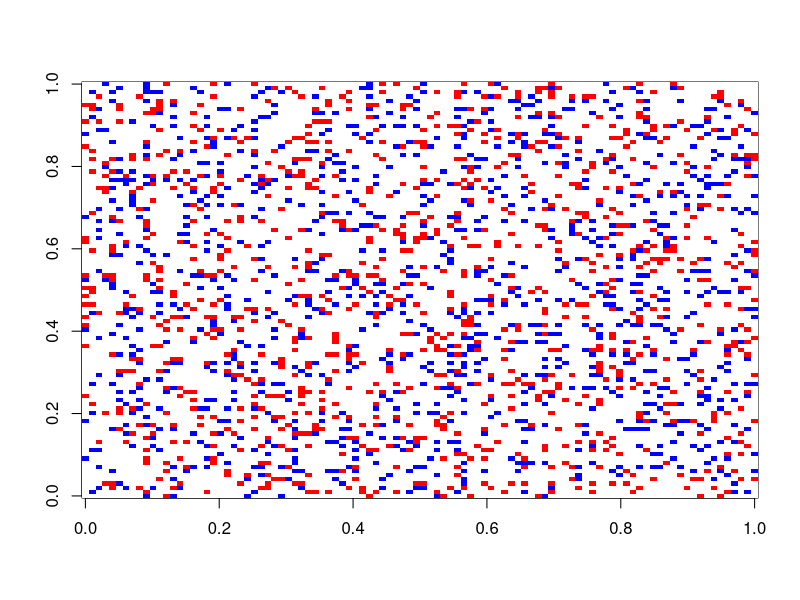
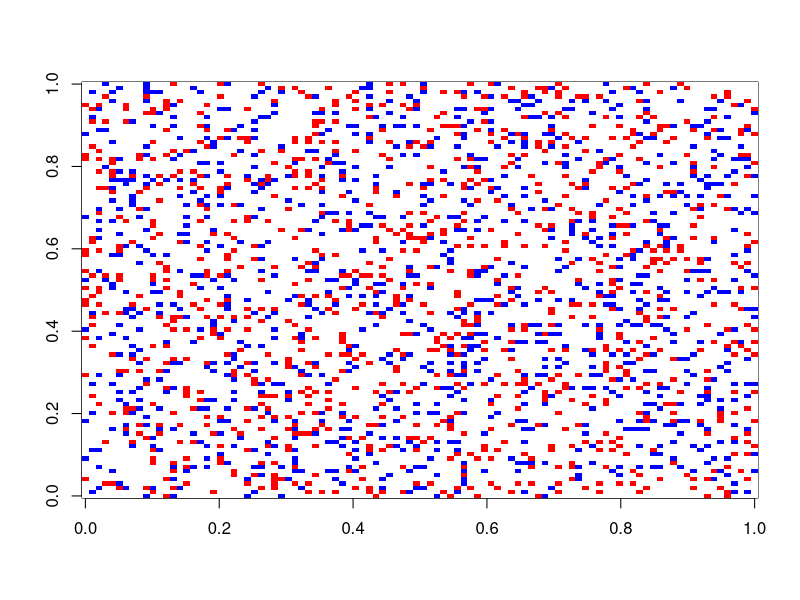
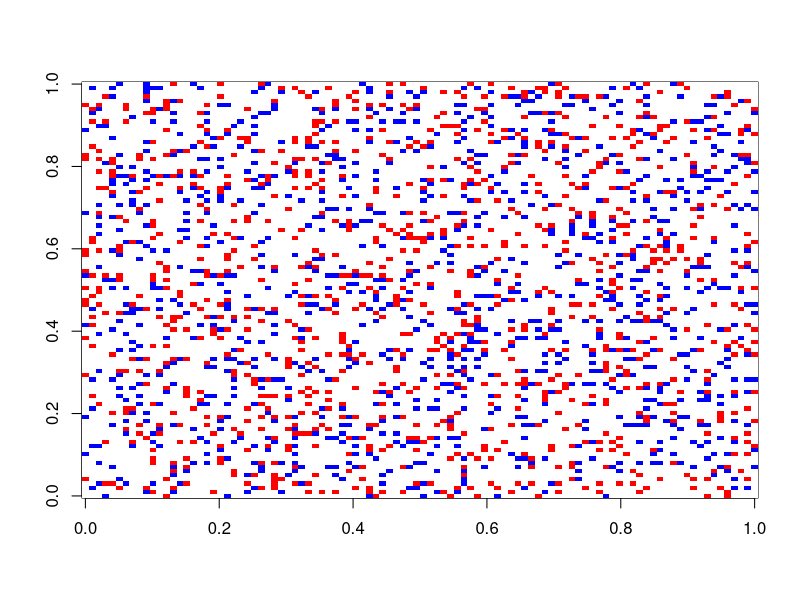
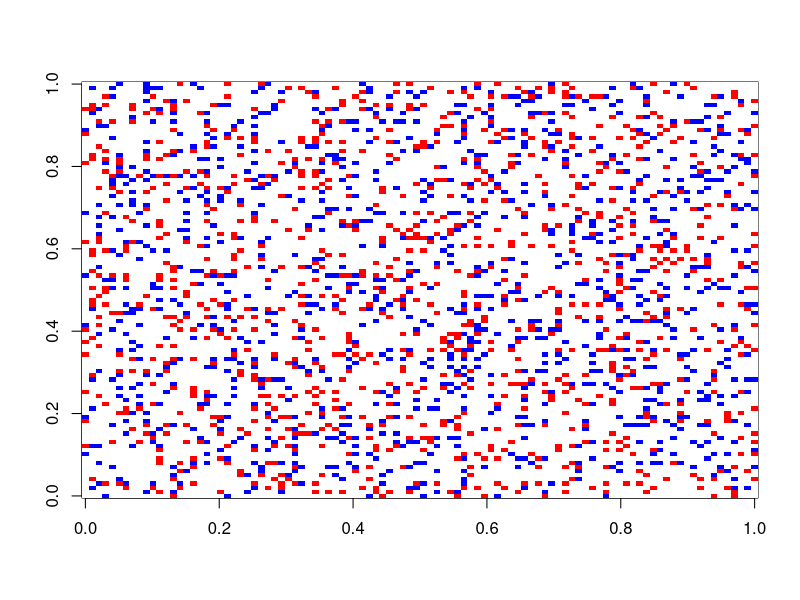
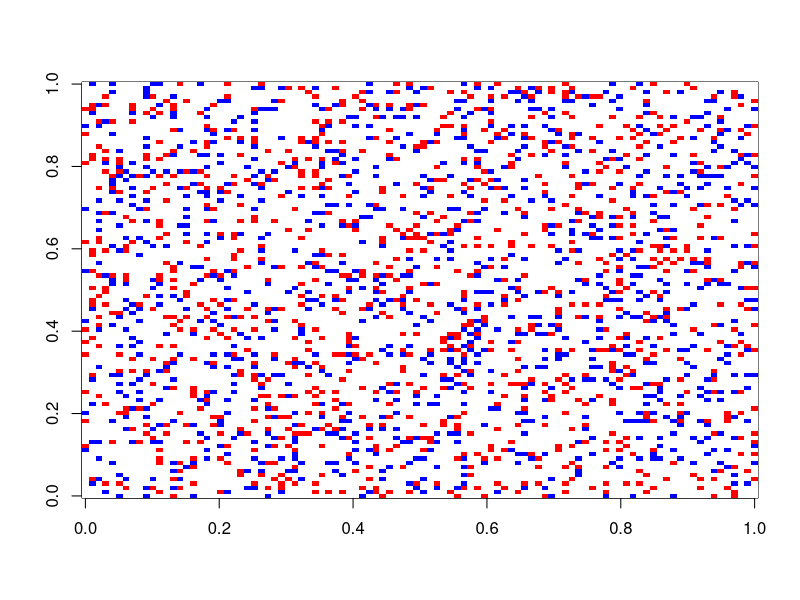
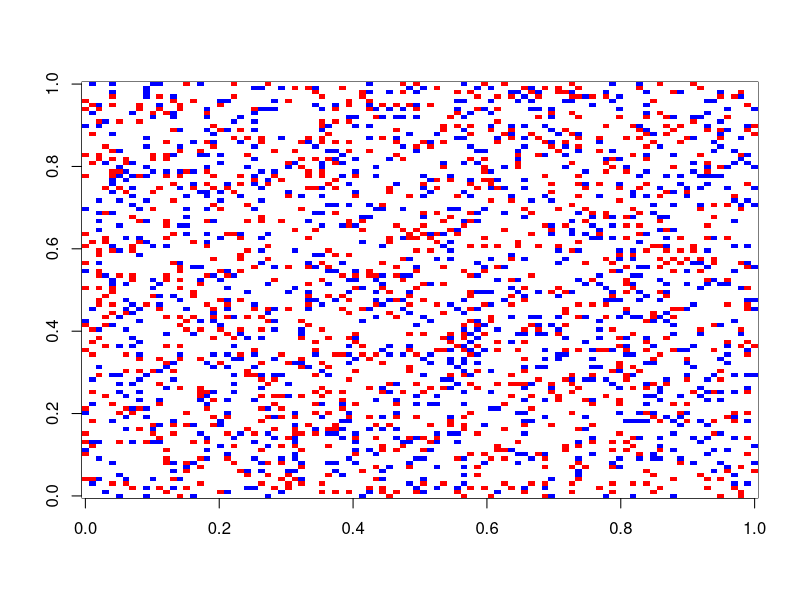
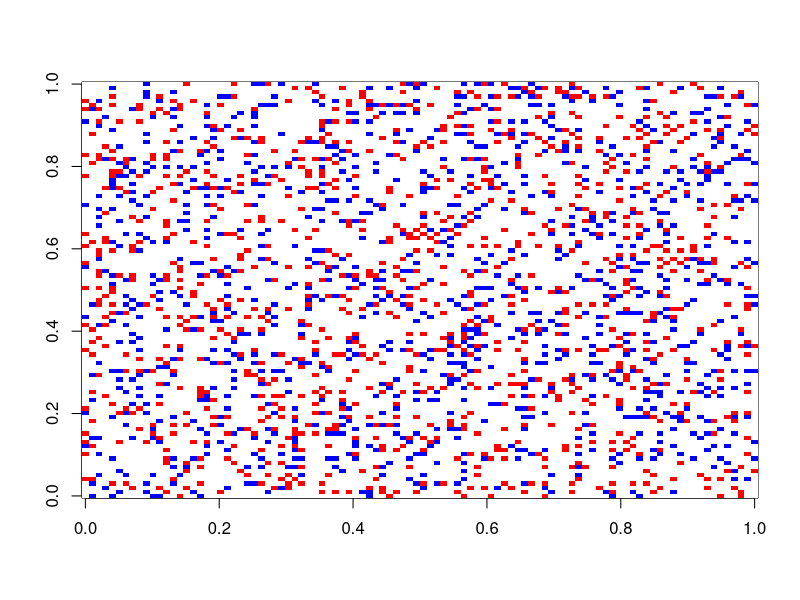
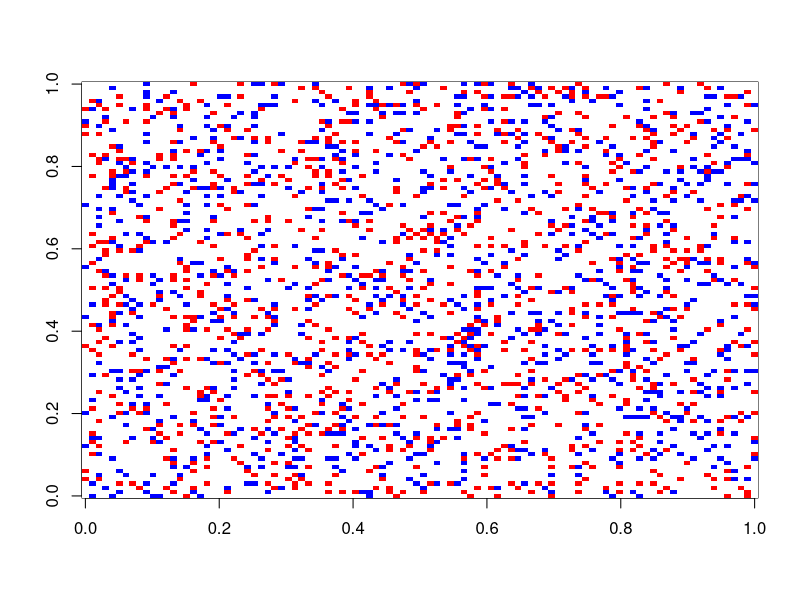

Recreate these plots in R, in order.
# STA135 - HW02 - BML traffic model
# 20130125 - Hugh Crockford

# build area and populate

map = function(p,pc,r,c){
	n = p * r * c
	nred = n*pc
	nblue 	= n * (1 - pc)
	dimcar 	= c(r,c,p,n,pc,nred,nblue,0)
	nom=c("rows","column","pc_covered","n_cars","pc_red","n_red","n_blue","velocity")
	names(dimcar) = nom	
	all = data.frame(x=rep(1:r,each = c),y=1:c)
	pos = all[sample(1:(r*c),n),]
	pos$col = c(rep(1,nred),rep(2,nblue))
	cars = list("dim" = dimcar, "pos" = pos)
	class(cars) = "bml"
	return(cars)
}

plot.bml = function(m){
	grid = matrix(0,m$dim["rows"],m$dim["column"])
	grid[ as.matrix(m$pos[m$pos["col"] == 1 ,c("x","y") ])] = 1
	grid[ as.matrix(m$pos[m$pos["col"] == 2 ,c("x","y") ])] = 2
	image(grid,col=c("white","red","blue"))
}

summary.bml = function(x){
	dim = paste("dimensions:",x$dim["rows"],"rows X ",x$dim["column"]," columns")
	n = paste("number of cars:", x$dim["n_cars"])
	p = paste("p = ",x$dim["pc_covered"])
	print(list(dim = dim,n = n,p = p))
}


move = function(x,t){
	copy = x		# make working copy
	u = x$pos	# throw away dims
	new = u
	if(t %% 2){	# odd, move blue up. move up then check for conflicts.
		nmov = nrow(u[u$col ==1,])	# total number of cars that were supposed to move to work out velocity
		newy = u[u$col==2,]["y"]+1
		newy[newy>x$dim["rows"]]=1	# if fallen off edge, put at start
		new[new$col ==2,]["y"]=newy		# update pos?
	}
	# else move red right
	if(!t %% 2){	# odd, move blue up. move up then check for conflicts.
		nmov = nrow(u[u$col ==1,])
		newx = u[u$col==1,]["x"]+1
		newx[newx>x$dim["column"]]=1
		new[new$col ==1,]["x"]=newx		# update pos?
	}
	# conflict working but not if same color next door.
	conflict = duplicated(rbind(x$pos[,1:2],new[,1:2]))[(1+nrow(new)):(2*nrow(new))]
	unewchar = paste(new$x,new$y,sep = "")
	uchar = paste(u$x,u$y,sep = "")
	# conflict = unewchar %in% uchar	# cars getting stuck on edge ?
	copy$pos[!conflict,1:2] = new[!conflict,1:2]
	velocity = 1 - sum(copy$pos != new) / nmov	# depends which color moving, need to check while 
	copy$dim[["velocity"]] = velocity
	return(copy)
}

play = function(m,t) {
	vhs = array(0,dim = c(m$dim[["n_cars"]],3,t))
	vel = numeric(t)
	new = m
	for(i in 1:t){
		new = move(new,i)
		vhs[,,i] = as.matrix(new$pos)
		vel[i] = new$dim[["velocity"]]
	}
	betamax = list(dim = m$dim, vel = vel,vhs = vhs)
	class(betamax) = "vhs"
	return(betamax)
}

plot.vhs = function(m){
	for(i in 1:dim(m$vhs)[[3]]){		# number of time periods
		grid = matrix(0,m$dim["rows"],m$dim["column"])
		grid[ as.matrix(m$vhs[m$vhs[,3,i] == 1 ,1:2,i ])] = 1
		grid[ as.matrix(m$vhs[m$vhs[,3,i] == 2 ,1:2,i ])] = 2
		image(grid,col=c("white","red","blue"))
		Sys.sleep(.02)
	}
}

m = map(.2,.5,100,100)
y = play(m,1000)
plot(y)		# cars getting stuck on edge?
plot(y$vel)
